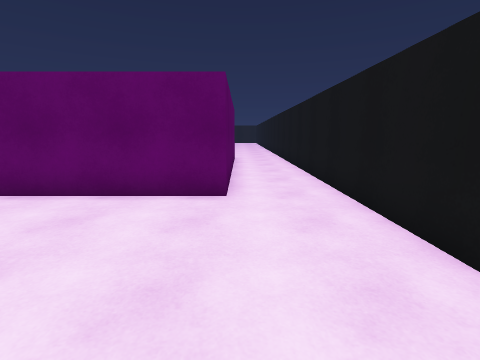
view 1 (above)

24 first-person views from a walk through a Unity game level. The camera is 1.4 m above the floor, tilts 10° down and sees 85° across. The floor is counted in squares, 1 m on a side. Each view is taken from the middle of a square. On the plan, view 1 faces up. The plan holds only what a view shows up to about 13 squares ahead; the rest is blank. The place goes on beyond the plan. The player is left out.

view 2
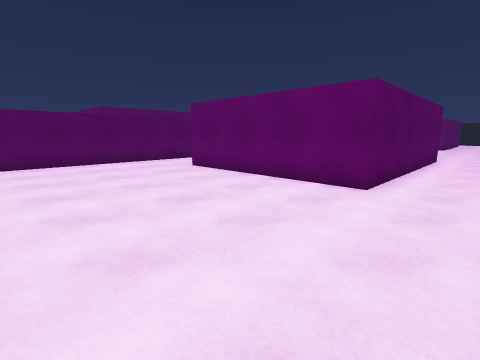

view 3
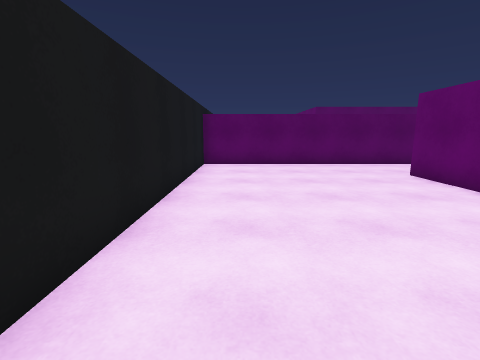

view 4
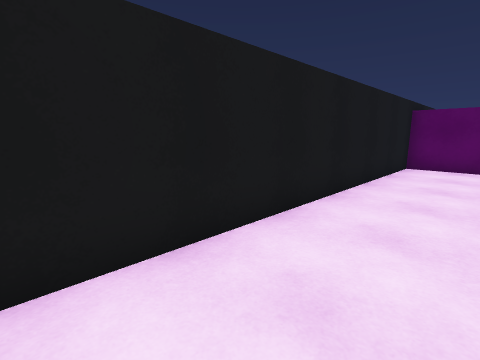

view 5
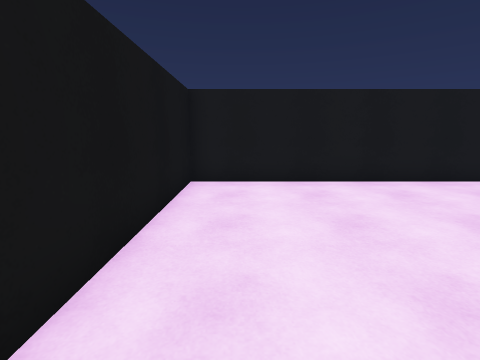

view 6
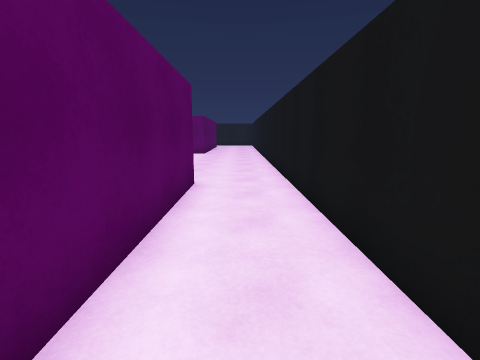

view 7
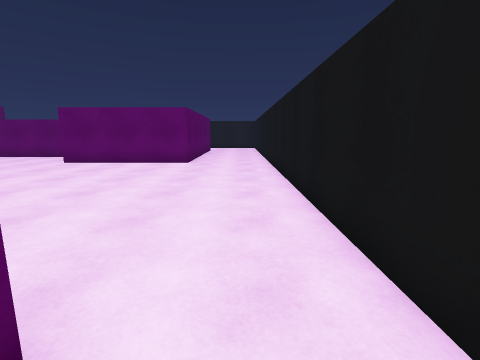

view 8
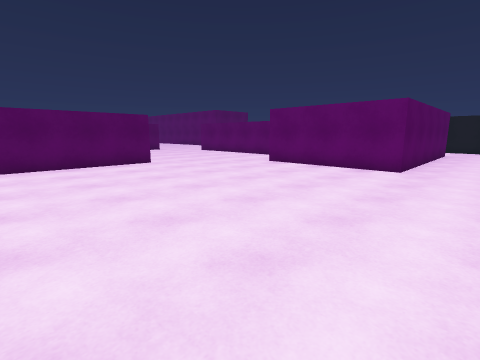

view 9
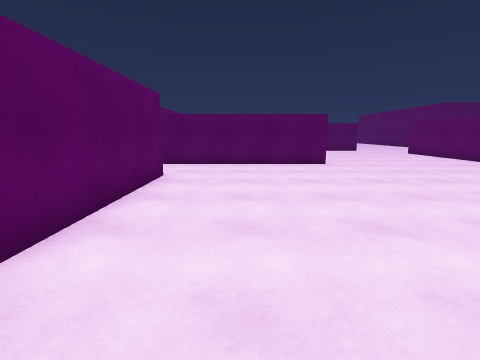

view 10
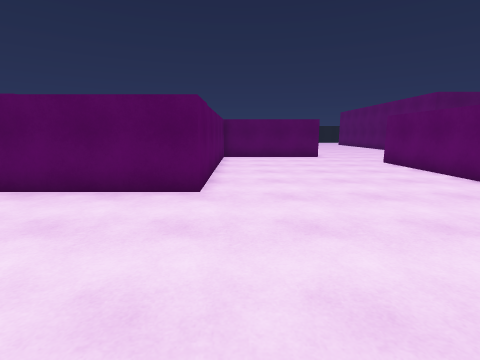

view 11
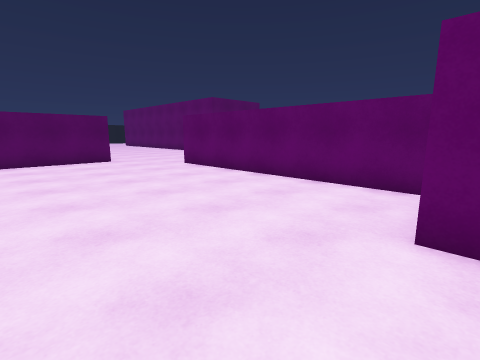

view 12
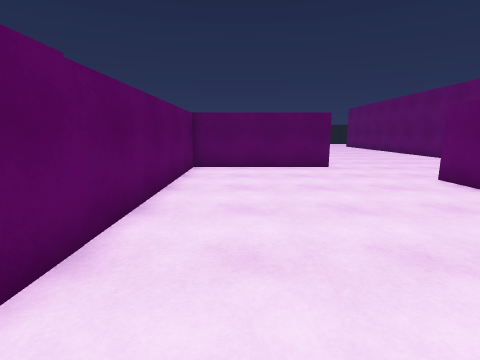

view 13
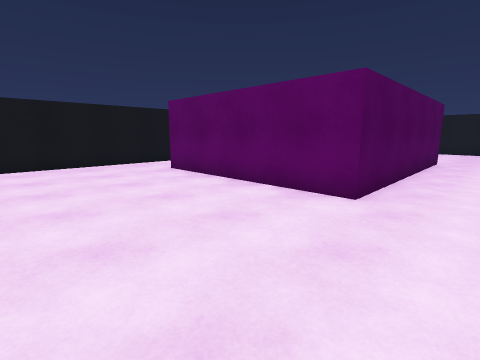

view 14
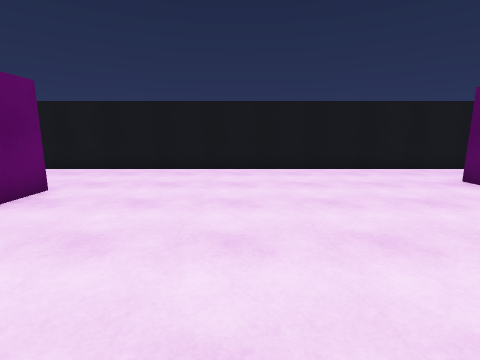

view 15
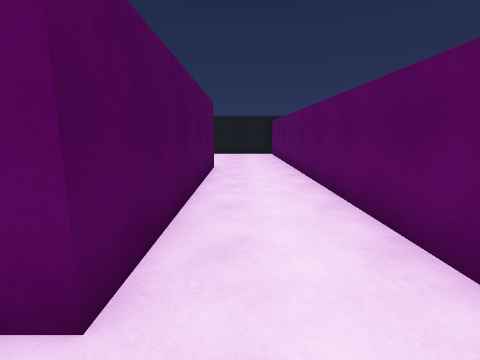

view 16
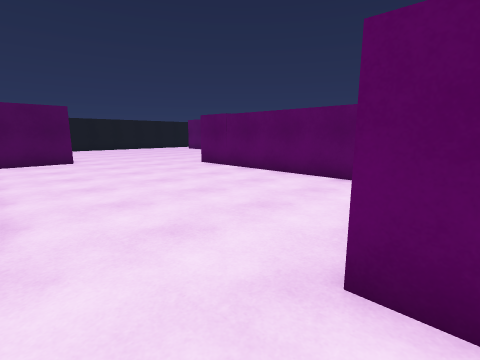

view 17
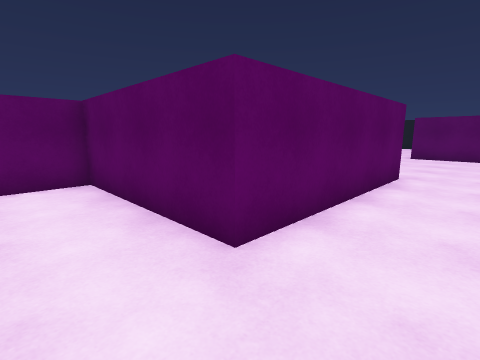

view 18
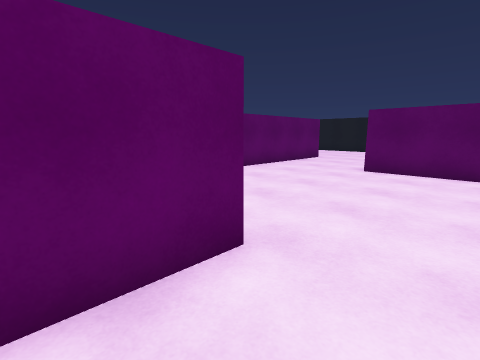

view 19
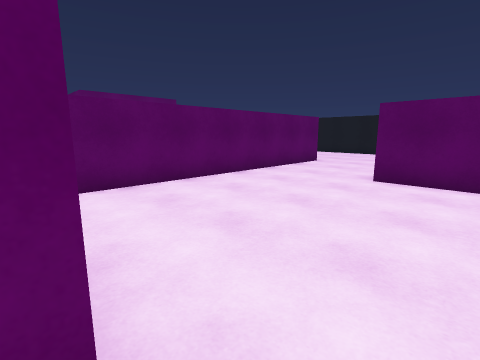

view 20
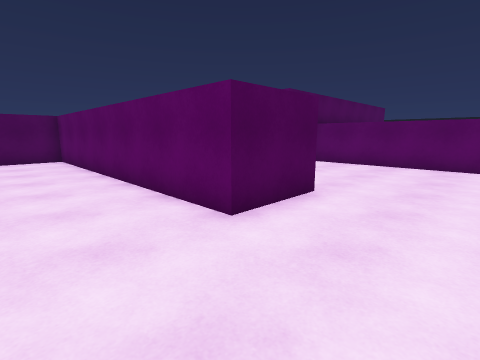

view 21
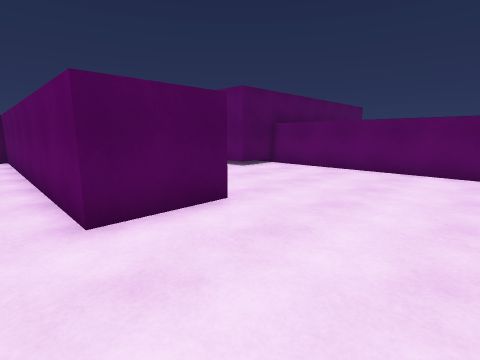

view 22
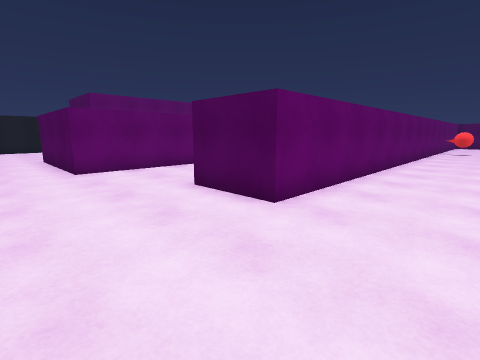

view 23
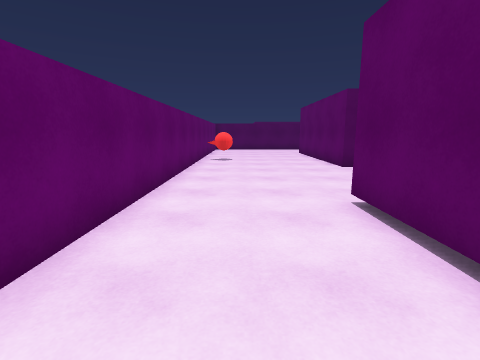

view 24
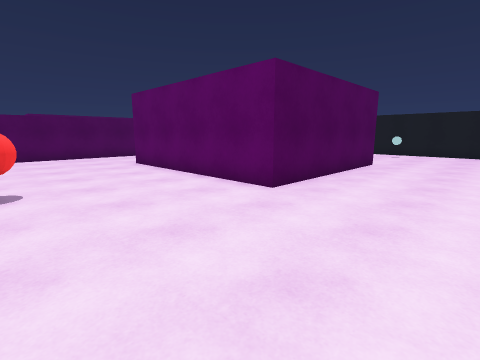

### Floor plan
Points are (right, up) in squares from view 1. A wall is a line through its corners. A room is listed if a view was taken in it or the views show most of it. See-through windows are left out.
Room 1 (views 1, 2, 3, 4)
walls: (-0.3, 5.8) (-7.9, 5.8); (-11.3, 4.5) (-11.3, -1.7) (2.5, -1.7) (2.5, 4.5)
ways out: opening at (-9.5, 5.5) to room 2; opening at (1.5, 5) to room 2
Room 2 (views 5, 6, 7, 8, 9, 10, 11, 12, 13, 14, 15, 17)
walls: (-8.1, 30.1) (-18, 30.1); (-1.5, 30.5) (-1.5, 26.8) (-7.7, 26.8) (-7.7, 29.5); (-7.9, 5.8) (-7.9, 15.4) (-0.3, 15.4) (-0.3, 5.8); (-21.1, 27.8) (-21.1, 22) (-11.3, 22) (-11.3, 4.5); (2.5, 4.5) (2.5, 29.9)
ways out: opening at (-9.5, 5.5) to room 1; opening at (1.5, 5) to room 1; opening at (-21.5, 29.5) to room 3
Room 3 (views 16, 18, 19, 20, 21, 22, 23, 24)
walls: (-23.9, 19.2) (-40.8, 19.2) (-40.8, 22) (-28.3, 22) (-28.3, 24.4); (-25.8, 5.1) (-25.8, 12.6) (-17.5, 12.6); (-28.4, 27.8) (-21.1, 27.8); (-13.2, 16.1) (-13.2, 17.1); (-37.8, 26.3) (-42.7, 26.3) (-42.7, 30.5); (-44.6, 12.6) (-36.9, 12.6) (-36.9, 14.7) (-31.6, 14.7); (-36.3, 29.6) (-36.3, 26.2)
ways out: opening at (-21.5, 29.5) to room 2
objects: red ball (-23, 18) to (-22, 18)

Positions as (right, up) in squares from view 1, and headings:
1: (0, 0), facing up
2: (2, -1), facing up-left
3: (1, 0), facing left
4: (1, 1), facing down-left
5: (1, 6), facing down
6: (1, 8), facing up
7: (1, 14), facing up
8: (1, 16), facing up-left
9: (1, 18), facing left
10: (-5, 23), facing left
11: (-7, 23), facing up-left
12: (-10, 24), facing left
13: (-10, 21), facing down-right
14: (-8, 22), facing right
15: (-9, 17), facing down
16: (-22, 30), facing down-right
17: (-19, 30), facing down-left
18: (-26, 30), facing down-left
19: (-28, 29), facing down-left
20: (-44, 25), facing down-right
21: (-45, 23), facing down-right
22: (-45, 16), facing up-right
23: (-37, 17), facing right
24: (-30, 18), facing down-right
